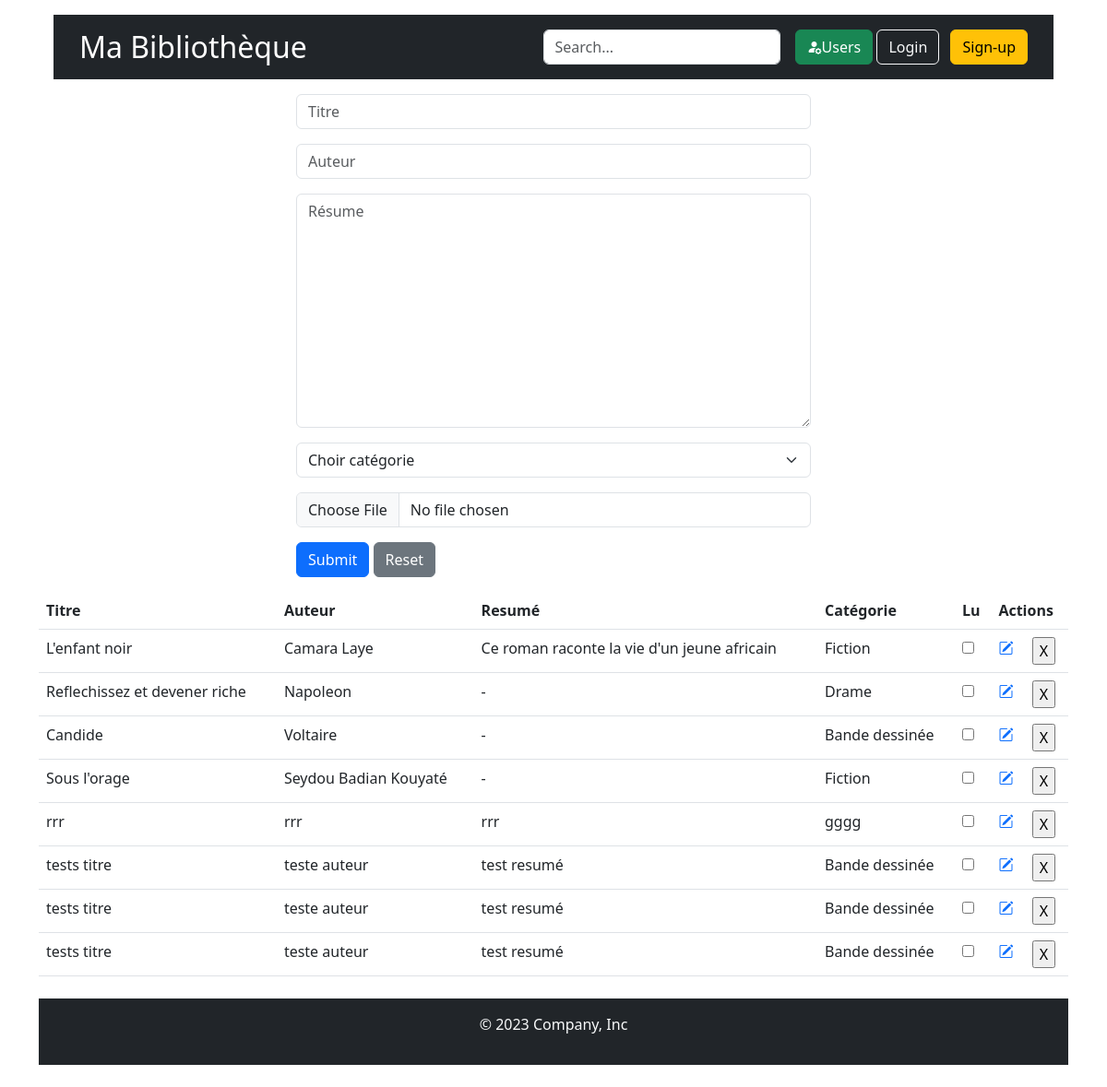
The page / on the database its author committed.
### tables this page shows
CREATE TABLE `livre` (
  `id` int(11) NOT NULL,
  `titre` varchar(255) NOT NULL,
  `auteur` varchar(255) NOT NULL,
  `resume` varchar(255) NOT NULL,
  `categorie` varchar(255) NOT NULL,
  `fichier` varchar(255) NOT NULL
);

### bibliotheque.php (called while the page is built, shortened)
<?php
    $bd_host = "localhost";
    $bd_name = "bibliotheque";
    $bd_user = "root";
    $bd_password = "";
    try
    {
        $db = new PDO("mysql:host=$bd_host;dbname=$bd_name;charset=utf8", $bd_user, $bd_password);
    }
    catch (Exception $e)
    {
            die('Erreur : ' . $e->getMessage());
    }
    $ordre_sql1 = "SELECT * FROM livre";
    $livres = $db->query($ordre_sql1);
?>

### index.php (the view, shortened to what this page needs)
<?php include("bibliotheque.php"); ?>
<!DOCTYPE html>
<html lang="en">
<head>
    <link href="https://cdn.jsdelivr.net/npm/bootstrap@5.3.0/dist/css/bootstrap.min.css" rel="stylesheet">
    <link rel="stylesheet" href="https://cdn.jsdelivr.net/npm/bootstrap-icons@1.10.5/font/bootstrap-icons.css">
</head>
<body class="container">
    <header class="p-3 m-3 text-bg-dark">
      <div class="container">
        <div class="d-flex flex-wrap align-items-center justify-content-center justify-content-lg-start">
          <h2 class="nav col-12 col-lg-auto me-lg-auto mb-2 justify-content-center mb-md-0">Ma Bibliothèque</h2>
          <form class="col-12 col-lg-auto mb-3 mb-lg-0 me-lg-3" role="search">
              <input type="search" class="form-control" placeholder="Search..." aria-label="Search">
          </form>
          <div class="text-end">
              <a href="http://" class="btn btn-success"><i class="bi bi-person-fill-gear"></i>Users</a>
              <button type="button" class="btn btn-outline-light me-2">Login</button>
              <button type="button" class="btn btn-warning">Sign-up</button>
          </div>
        </div>
      </div>
    </header>
    <div class="col-6 mx-auto mb-3">
      <form action="index.php" method="post">
        <input class="form-control mb-3" type="text" name="titre" placeholder="Titre">
        <input class="form-control mb-3" type="text" name="auteur" placeholder="Auteur">
        <textarea class="form-control mb-3" name="resume"  cols="30" rows="10" placeholder="Résume"></textarea>
        <select class="form-select  mb-3" name="categorie">
          <option>Choir catégorie</option>
        </select>
        <input class="form-control mb-3" type="file" name="file">
        <div>
          <input type="submit" name="form1" class="btn btn-primary" valur="Ajouter" />
          <input type="reset" class="btn btn-secondary" valur="Annuler" />
        </div>
      </form>
    </div>
    <div class="mb-3">
      <table class="table bordered">
        <tr>
          <th>Titre</th>
          <th>Auteur</th>
          <th>Resumé</th>
          <th>Catégorie</th>
          <th>Lu</th>
          <th colspan="2">Actions</th>
        </tr>
        <?php foreach($livres as $livre){?>
          <tr>
            <td><?= $livre['titre'] ?></td>
            <td><?= $livre['auteur'] ?></td>
            <td><?= $livre['resume'] ?></td>
            <td><?= $livre['categorie'] ?></td>
            <td><input type="checkbox" name="etat"></td>
            <td><a href="edit.php?id=<?= $livre['id'] ?>"><i class="bi bi-pencil-square"></i></a></td>
             <td>
              <form method="post" action="index.php" >
                <input type="submit" value="X" name="form2">
              </form>
            </td>
          </tr>
        <?php }?>
      </table>
    </div>
    <footer class="py-3 my-4 text-bg-dark">
      <p class="text-center text-light">&copy; 2023 Company, Inc</p>
    </footer>
</body>
</html>

### rows shown on the page
livre: titre "L'enfant noir", auteur "Camara Laye", resume "Ce roman raconte la vie d'un jeune africain", categorie "Fiction"
livre: titre "Reflechissez et devener riche", auteur "Napoleon", resume "-", categorie "Drame"
livre: titre "Candide", auteur "Voltaire", resume "-", categorie "Bande dessinée"
livre: titre "Sous l'orage", auteur "Seydou Badian Kouyaté", resume "-", categorie "Fiction"
livre: titre "rrr", auteur "rrr", resume "rrr", categorie "gggg"
livre: titre "tests titre", auteur "teste auteur", resume "test resumé", categorie "Bande dessinée"
livre: titre "tests titre", auteur "teste auteur", resume "test resumé", categorie "Bande dessinée"
livre: titre "tests titre", auteur "teste auteur", resume "test resumé", categorie "Bande dessinée"
